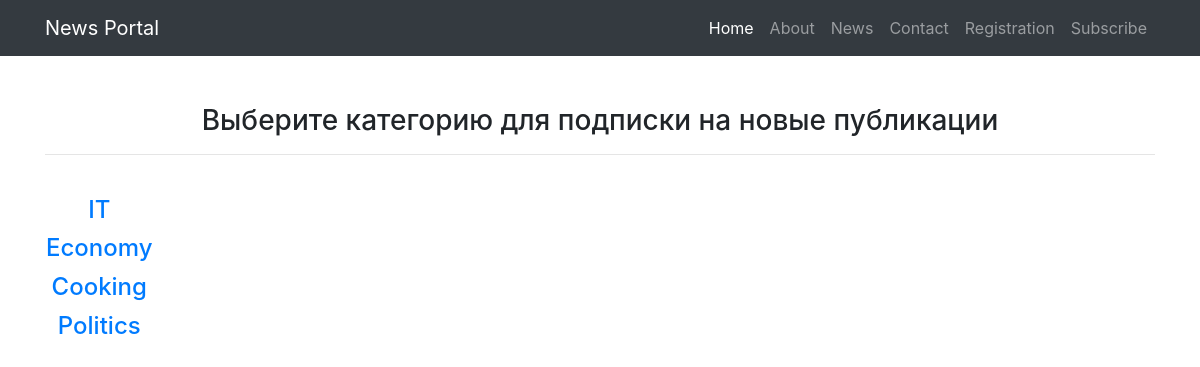
Page /post/category/ on the committed database.
### news_portal_app/models.py (models this page shows, shortened)
class Category(models.Model):
    name_category = models.CharField(max_length=128, unique=True)
    subscribers = models.ManyToManyField(User, related_name='subscriber', blank=True)

### news_portal_app/views.py (the view)
# urls.py: path('category/', CategorySubscribeView.as_view()),
class CategorySubscribeView(ListView):
    model = Category
    template_name = 'post_category.html'
    context_object_name = 'post_category'
    def get_context_data(self, **kwargs):
        context = super().get_context_data(**kwargs)
        return context

### templates/post_category.html (shortened to what this page needs)
{% extends 'flatpages/default.html' %}
{% load custom_filters %}
{% block content %}
<br>
<br>
<h3>Выберите категорию для подписки на новые публикации</h3>
<hr>
<br>
<table>
    {% for category in post_category %}
    <tr>
        <td>
            <h4><a href="{% url 'subscribe_category' category.id %}">{{ category.name_category }} </a></h4>
        </td>
    </tr>
    {% endfor %}
</table>
{% endblock content %}

### rows in the picture
Category: name_category "IT"
Category: name_category "Economy"
Category: name_category "Cooking"
Category: name_category "Politics"
